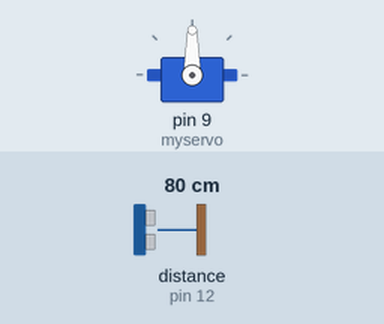
Simulated run of this sketch. Board: Arduino Uno, built with avr-gcc and run on an emulated ATmega328P. Shown: servo. Wiring (inferred from the names in the program): ultrasonic range finder: trigger pin 11; echo pin 12. Inputs (shaded band) come from the test bench; at power-on: distance to the obstacle (sensor on pin 12) 80 cm. The echo pulse lasts 58.3 µs per cm.

Above: at 1.2 s.
1.3 s: distance to the obstacle (sensor on pin 12) set to 33 cm
2.8 s: distance to the obstacle (sensor on pin 12) set to 28 cm
At 2.94 s:
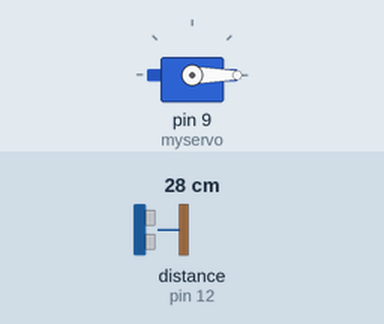
5.8 s: distance to the obstacle (sensor on pin 12) set to 35 cm
At 5.8 s:
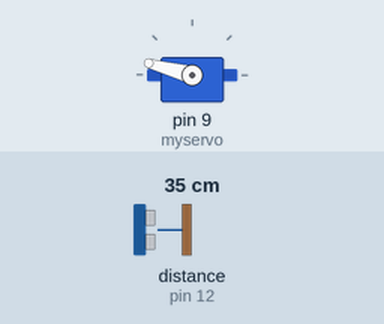
7.3 s: distance to the obstacle (sensor on pin 12) set to 2 cm
At 7.44 s:
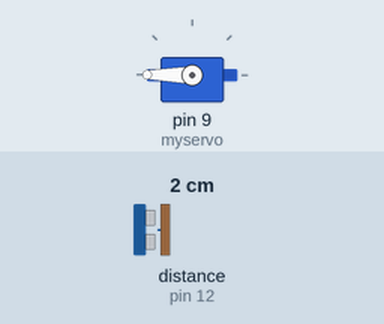
10.3 s: distance to the obstacle (sensor on pin 12) set to 60 cm
At 10.3 s:
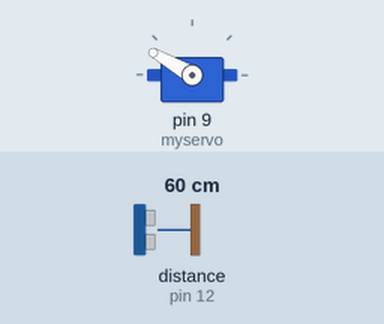
Timing chart, 0 to 12.8 s (numbered marks = the images above; inputs shaded):
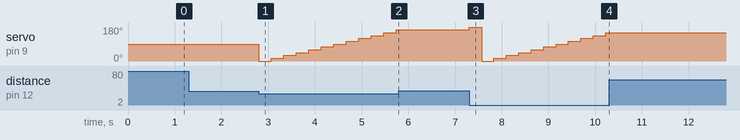

The sketch:

ultrasonicwithservo.ino
```cpp
int trigPin = 11;
int echoPin = 12;
long duration, cm, inches;

#include <Servo.h>

Servo myservo; // create servo object to control sevo
int pos = 0;    // variable to store the servo position
void setup() {
  //start serial
  //Serial.begin (115200);
  //Define inputs and outputs
  pinMode(trigPin, OUTPUT);
  pinMode(echoPin, INPUT);
  myservo.attach(9);// attach servo to pin 9 to the servo object

}

void loop() {

  // ultrasonic is triggered by a HIGH pulse of 10 or more microseconds
  // Give a short LOW pulse beforehand to ensure a clean HIGH pulse:
  digitalWrite(trigPin, LOW);
  delayMicroseconds(5);
  digitalWrite(trigPin, HIGH);
  delayMicroseconds(10);
  digitalWrite(trigPin, LOW);

  // Read the signal from the ultrasonic sensor: a HIGH pulse whose
  // duration is the time in microseconds from the sending
  // of the ping to the reception of its echo off an object.
  pinMode(echoPin, INPUT);
  duration = pulseIn(echoPin, HIGH);

  //Convert time into distance (ultrasonic)
  cm = (duration/2)/29.1;
  //Serial.print(cm);
  //Serial.println();
  //SERVO
  if (cm < 30)
  {
    myservo.write(pos); // tell servo to go to position in variable 'pos'
    delay(15); // waits 15ms for the servo to reach the position
    if (pos != 180)
    {
      pos = pos + 15;
    }
    else
    {
      pos = 0;
    }
  delay(250);
  }
}
```

Measured:
- the behaviour switches between 31 and 30 cm on distance to the obstacle (sensor on pin 12) (found by bisection; images 0 and 1)
- after the input at 1.3 s, every drawn part: stays the same
- after the input at 2.8 s, servo on pin 9 (myservo): 90° → 0° at once, → 15° 0.27 s later, → 30° 0.27 s later, → 45° 0.27 s later, … (12 changes in this stretch)
- after the input at 5.8 s, servo on pin 9 (myservo): stops changing and stays 165°
- after the input at 7.3 s, servo on pin 9 (myservo): 165° → 180° at once, → 0° 0.27 s later, → 15° 0.27 s later, → 30° 0.27 s later, … (12 changes in this stretch)
- after the input at 10.3 s, servo on pin 9 (myservo): stops changing and stays 150°
